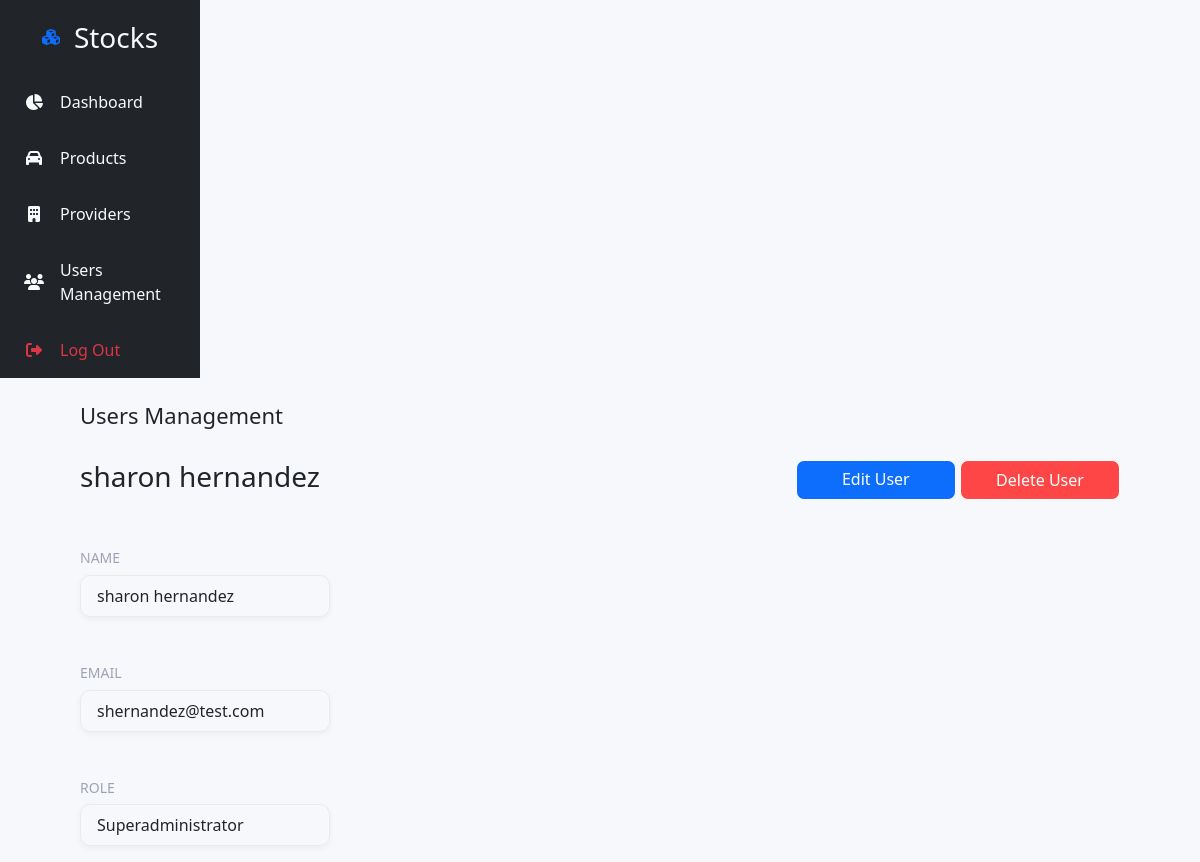
/user/1/detail (signed in), run on the app's committed database.
### tables this page shows
CREATE TABLE users (id INTEGER PRIMARY KEY AUTOINCREMENT, first_name TEXT NOT NULL, last_name TEXT NOT NULL, email TEXT UNIQUE NOT NULL, role TEXT NOT NULL, password CHAR NOT NULL);

### routes.py (the view)
    @app.route('/user/<int:id>/detail')
    @login_required
    def userDetails(id):
        con = sqlite3.connect("stocks.db")
        con.row_factory = sqlite3.Row
        cur = con.cursor()
        query = """SELECT * from users where id = ?"""
        cur.execute(query, (id,))
        user = cur.fetchone()
        return render_template('user_detail.html', user=user)

### app.py (called while the page is built)
@login_manager.user_loader
def load_user(user_id):
    for user in users:
        if user.id == user_id:
            return user
    return None

### templates/user_detail.html (shortened to what this page needs)
{% extends '_base.html' %}
{% import '_components.html' as components %}
{% block content %}
<div class="container-fluid">
  <div class="row vh-100">
    {{ components.sidebar() }}
    <div class="container p-0">
      {{ components.header('Users Management') }}
      <div class="d-flex justify-content-between pt-4">
          <h3>{{user.first_name}} {{user.last_name}}</h3>
          <div>
            <a type="button" class="btn btn-primary boton" href="/user/{{user['id']}}/edit">Edit User</a>
            <button type="button" class="btn btn-primary boton" id="boton2" data-bs-toggle="modal" data-bs-target="#exampleModal">Delete User</button>
          </div>
        </div>
        <div class="pt-4 mt-4">
          <h6 class="font-14 labelpeque">NAME</h6>
          <P class="font-16 usercard px-3 py-2">{{user.first_name}} {{user.last_name}}</P>
        </div>
        <div class="pt-4 mt-4">
          <h6 class="font-14 labelpeque">EMAIL</h6>
          <P class="font-16 usercard px-3 py-2">{{user.email}}</P>
        </div>
        <div class="pt-4 mt-4">
          <h6 class="font-14 labelpeque">ROLE</h6>
          <P class="font-16 usercard px-3 py-2">{{user.role}}</P>
        </div>
  </div>
  </div>
</div>
{% endblock %}

### static/css/main.css (style rules this page uses)
body { margin: 0; padding: 0; background-color: #F7F8FC !important; }
.container { max-width: 1040px !important; }
.usercard { width: 250px; border: 1px solid #EAEAEA; box-shadow: 0 2px 6px 0 rgb(0 0 0 / 5%); border-radius: 10px !important; }
.boton { height: 40px; width: 160px; border-radius: 8px !important; border-style: solid !important; border-color: white !important; }
#boton2 { background-color:#ff4646 !important; border-style: solid !important; border-color: white !important; }
.labelpeque { color:#9FA2B4; }
.font-14 { font-size: 14px !important; }
.font-16 { font-size: 16px !important; }

### data on the page
users: first_name "sharon", last_name "hernandez", email "shernandez@test.com", role "Superadministrator"

### other printed values
{{ label }} "Dashboard Products Providers Users Management"
{{ namePage }} "Users Management"
